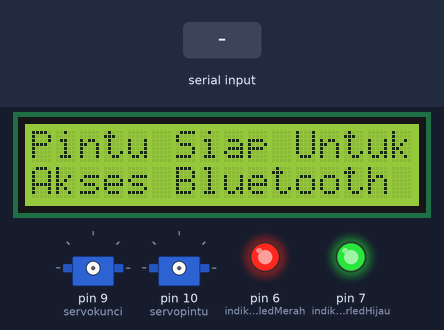
Simulated run of this sketch. Board: Arduino Uno, built with avr-gcc and run on an emulated ATmega328P. Parts: 16×2 character LCD, 2 × servo, output pins drawn as LEDs (lit = HIGH). The inputs (shaded band) are chosen by the test bench. What the sketch prints to the serial monitor is not drawn.

Above: at 1.3 s.
1.4 s: "buka pintu" received over Serial
At 4.1 s:
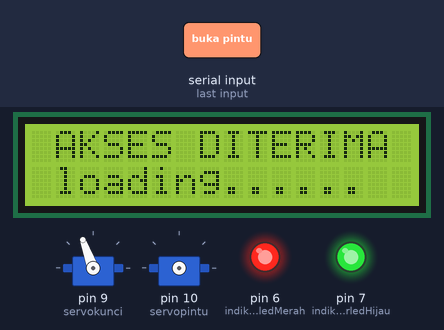
4.2 s: "1" received over Serial
At 7.0 s:
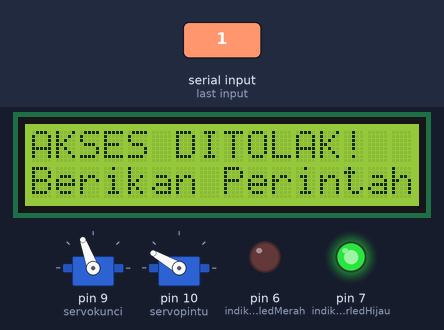
7.2 s: "tutup pintu" received over Serial
At 7.6 s:
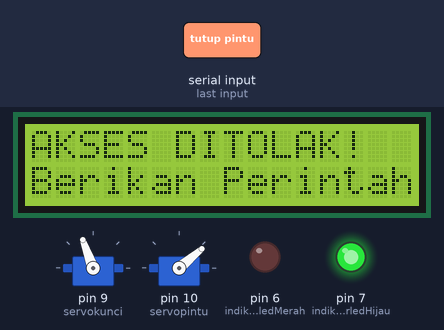
10.0 s: "0" received over Serial
At 12.8 s:
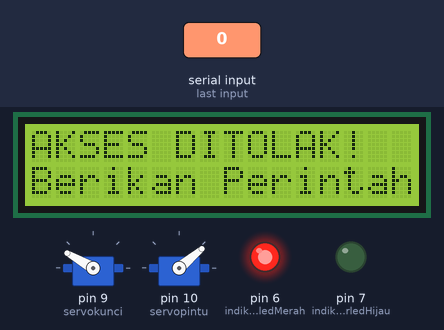
13.0 s: "buka pintu" received over Serial
At 13.8 s:
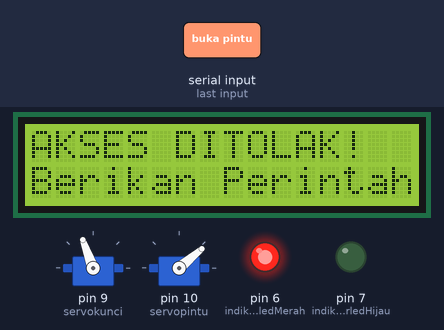
15.8 s: "2" received over Serial
At 19.0 s:
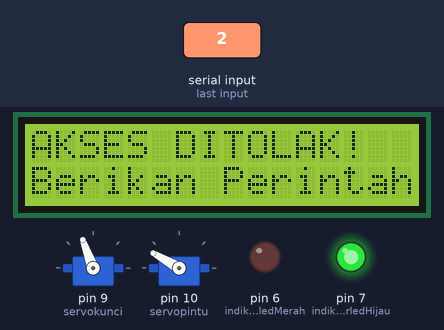
Timing chart, 0 to 19.8 s (numbered marks = the images above; inputs shaded):
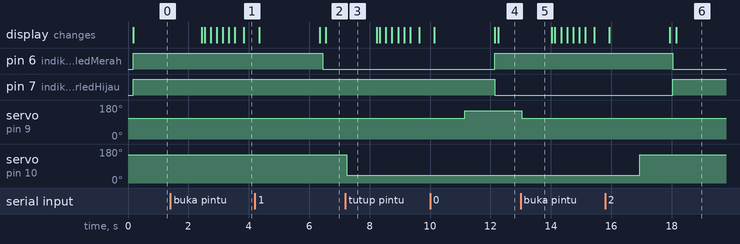

The sketch:

automatic_lock_door_with_voice.ino
```cpp
#include <LiquidCrystal.h>
#include <Servo.h>
LiquidCrystal lcd(12, 11, 5, 4, 3, 2);
int indikatorledMerah = 6;  // Indikator LED di pin 6
int indikatorledHijau =7; // Relay doorlock di pin 7
String readString;
const int servokunci = 9;
const int servopintu= 10;
Servo servokun;
Servo servopint;

void setup() {
  lcd.begin(16,2);
  lcd.clear();
  delay (100);
  lcd.setCursor(0,0);
  lcd.print("sedang memuat....");

 Serial.begin(9600);// Sesuaikan dengan Baudrate bluetooth anda


  lcd.setCursor(0,0);
  lcd.print("Pintu Siap Untuk");
  lcd.setCursor(0,1);
  lcd.print("Akses Bluetooth");

  pinMode(indikatorledHijau, OUTPUT); //
  pinMode(indikatorledMerah, OUTPUT);  //

  digitalWrite(indikatorledHijau, HIGH); // Aktifkan
  digitalWrite(indikatorledMerah, HIGH);   // Aktifkan
 }

void loop()
{

  while (Serial.available()) {
    delay(3);
    char c = Serial.read();
    readString += c;
  }
  if (readString.length() >0) {
    Serial.println(readString);
    if (readString == "buka pintu") // Jika hasil Keypad benar
    {
      servokun.attach(servokunci);
      servokun.write(110);
      delay(1000);
      servokun.detach();
      lcd.clear();
      delay(100);
      lcd.setCursor(1,0);
      lcd.print("AKSES DITERIMA");
      lcd.setCursor(1,1);
      lcd.print("loading");
      delay (200);
      lcd.setCursor(8,1);
      lcd.print(".");
      delay (200);
      lcd.setCursor(9,1);
      lcd.print(".");
      delay (200);
      lcd.setCursor(10,1);
      lcd.print(".");
      delay (200);
      lcd.setCursor(11,1);
      lcd.print(".");
      delay (200);
      lcd.setCursor(12,1);
      lcd.print(".");
      delay (300);
      lcd.setCursor(13,1);
      lcd.print(".");
      delay (500);
      lcd.setCursor(14,1);
      lcd.print(".");
      delay (1000);

      servopint.attach(servopintu);
      servopint.write(150);
      delay(1000);
      servopint.detach();
      lcd.clear();
      delay(100);
      lcd.setCursor(0,0);
      lcd.print("Berikan Perintah");
      lcd.setCursor(0,1);
      lcd.print("untuk menutup");
      digitalWrite(indikatorledHijau, HIGH); // Aktifkan relay selama 15 detik
      digitalWrite(indikatorledMerah, LOW);   // Aktifkan indikator Terbuka
      readString="";

    }
    else if (readString  == "tutup pintu")     {
      servopint.attach(servopintu);
      servopint.write (40);
      delay(1000);
      servopint.detach();
      lcd.clear();
      delay (100);
      lcd.setCursor(1,0);
      lcd.print("AKSES DITERIMA");
     lcd.setCursor(1,1);
      lcd.print("loading");
      delay (200);
      lcd.setCursor(8,1);
      lcd.print(".");
      delay (200);
      lcd.setCursor(9,1);
      lcd.print(".");
      delay (200);
      lcd.setCursor(10,1);
      lcd.print(".");
      delay (200);
      lcd.setCursor(11,1);
      lcd.print(".");
      delay (200);
      lcd.setCursor(12,1);
      lcd.print(".");
      delay (300);
      lcd.setCursor(13,1);
      lcd.print(".");
      delay (500);
      lcd.setCursor(14,1);
      lcd.print(".");
      delay (1000);

      servokun.attach(servokunci);
      servokun.write(150);
      delay(1000);
      servokun.detach();
      lcd.clear();
      lcd.setCursor(0,0);
      lcd.print("Berikan Perintah");
      lcd.setCursor(0,1);
      lcd.print("untuk Membuka");
      digitalWrite(indikatorledHijau, LOW); // Aktifkan relay selama 15 detik
      digitalWrite(indikatorledMerah, HIGH);   // Aktifkan indikator Terbuka
      readString="";
     }
     else {
       lcd.clear();
      delay (100);
      lcd.setCursor(0,0);
      lcd.print("AKSES DITOLAK!");
      lcd.setCursor(0,1);
      lcd.print("Berikan Perintah");
     readString="";
     }

  }
  }


   
```

Measured:
- after the input at 1.4 s, the display: first changes after 1.0 s (image 1 shows a later state)
- after the input at 7.2 s, servo on pin 10 (servopintu): 150° → 40° at once
- after the input at 10.0 s, the display: first differs from a run without the input after 2.2 s (image 4 shows a later state)
- after the input at 13.0 s, servo on pin 9 (servokunci): 150° → 110° at once
